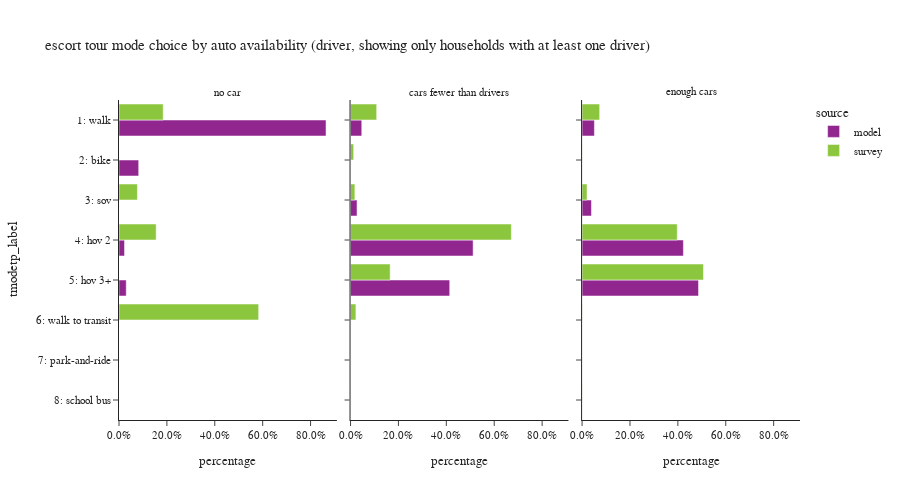

The notebook cell saved with this chart:
### Code cell
plot_mode_choice(es_tour.loc[es_tour['auto_available_driver'] != "no dirver"], "auto_available_driver",
                 {"auto_available_driver": ["no car", "cars fewer than drivers", "enough cars"],
                  "tmodetp_label": ["1: walk", "2: bike", "3: sov", "4: hov 2", "5: hov 3+", "6: walk to transit",
                                    "7: park-and-ride", "8: school bus", "9: other–survey only"]},
                 "auto availability (driver, showing only households with at least one driver)", 3, 500, 900)

### Figure 1 — Plotly figure (JSON) as saved in the notebook; plotly's stock layout.template omitted (floating-point values rounded to 4 significant figures)
{"data": [{"alignmentgroup": "True", "customdata": [[22773], [2166], [607], [795]], "hovertemplate": "source=model<br>auto_available_driver=no car<br>percentage=%{x}<br>tmodetp_label=%{y}<br>sample count=%{customdata[0]}<extra></extra>", "legendgroup": "model", "marker": {"color": "#91268F", "pattern": {"shape": ""}}, "name": "model", "offsetgroup": "model", "orientation": "h", "showlegend": true, "textposition": "auto", "type": "bar", "x": [0.8645, 0.08223, 0.02304, 0.03018], "xaxis": "x", "y": ["1: walk", "2: bike", "4: hov 2", "5: hov 3+"], "yaxis": "y"}, {"alignmentgroup": "True", "customdata": [[9365], [1], [5406], [102183], [82674]], "hovertemplate": "source=model<br>auto_available_driver=cars fewer than drivers<br>percentage=%{x}<br>tmodetp_label=%{y}<br>sample count=%{customdata[0]}<extra></extra>", "legendgroup": "model", "marker": {"color": "#91268F", "pattern": {"shape": ""}}, "name": "model", "offsetgroup": "model", "orientation": "h", "showlegend": false, "textposition": "auto", "type": "bar", "x": [0.04691, 5.009e-06, 0.02708, 0.5119, 0.4141], "xaxis": "x2", "y": ["1: walk", "2: bike", "3: sov", "4: hov 2", "5: hov 3+"], "yaxis": "y2"}, {"alignmentgroup": "True", "customdata": [[20663], [5], [15700], [169901], [195281]], "hovertemplate": "source=model<br>auto_available_driver=enough cars<br>percentage=%{x}<br>tmodetp_label=%{y}<br>sample count=%{customdata[0]}<extra></extra>", "legendgroup": "model", "marker": {"color": "#91268F", "pattern": {"shape": ""}}, "name": "model", "offsetgroup": "model", "orientation": "h", "showlegend": false, "textposition": "auto", "type": "bar", "x": [0.05146, 1.245e-05, 0.0391, 0.4231, 0.4863], "xaxis": "x3", "y": ["1: walk", "2: bike", "3: sov", "4: hov 2", "5: hov 3+"], "yaxis": "y3"}, {"alignmentgroup": "True", "customdata": [[4], [1], [1], [4]], "hovertemplate": "source=survey<br>auto_available_driver=no car<br>percentage=%{x}<br>tmodetp_label=%{y}<br>sample count=%{customdata[0]}<extra></extra>", "legendgroup": "survey", "marker": {"color": "#8CC63E", "pattern": {"shape": ""}}, "name": "survey", "offsetgroup": "survey", "orientation": "h", "showlegend": true, "textposition": "auto", "type": "bar", "x": [0.1846, 0.07694, 0.1552, 0.5832], "xaxis": "x", "y": ["1: walk", "3: sov", "4: hov 2", "6: walk to transit"], "yaxis": "y"}, {"alignmentgroup": "True", "customdata": [[39], [7], [13], [100], [55], [2], [1]], "hovertemplate": "source=survey<br>auto_available_driver=cars fewer than drivers<br>percentage=%{x}<br>tmodetp_label=%{y}<br>sample count=%{customdata[0]}<extra></extra>", "legendgroup": "survey", "marker": {"color": "#8CC63E", "pattern": {"shape": ""}}, "name": "survey", "offsetgroup": "survey", "orientation": "h", "showlegend": false, "textposition": "auto", "type": "bar", "x": [0.1091, 0.01313, 0.01814, 0.6715, 0.1654, 0.0224, 0.0002966], "xaxis": "x2", "y": ["1: walk", "2: bike", "3: sov", "4: hov 2", "5: hov 3+", "6: walk to transit", "8: school bus"], "yaxis": "y2"}, {"alignmentgroup": "True", "customdata": [[37], [4], [15], [188], [174], [4], [2]], "hovertemplate": "source=survey<br>auto_available_driver=enough cars<br>percentage=%{x}<br>tmodetp_label=%{y}<br>sample count=%{customdata[0]}<extra></extra>", "legendgroup": "survey", "marker": {"color": "#8CC63E", "pattern": {"shape": ""}}, "name": "survey", "offsetgroup": "survey", "orientation": "h", "showlegend": false, "textposition": "auto", "type": "bar", "x": [0.07336, 0.0003836, 0.02066, 0.3974, 0.5069, 0.0008038, 0.0005181], "xaxis": "x3", "y": ["1: walk", "2: bike", "3: sov", "4: hov 2", "5: hov 3+", "6: walk to transit", "8: school bus"], "yaxis": "y3"}], "layout": {"annotations": [{"font": {}, "showarrow": false, "text": "no car", "x": 0.16, "xanchor": "center", "xref": "paper", "y": 1.0, "yanchor": "bottom", "yref": "paper"}, {"font": {}, "showarrow": false, "text": "cars fewer than drivers", "x": 0.5, "xanchor": "center", "xref": "paper", "y": 1.0, "yanchor": "bottom", "yref": "paper"}, {"font": {}, "showarrow": false, "text": "enough cars", "x": 0.84, "xanchor": "center", "xref": "paper", "y": 1.0, "yanchor": "bottom", "yref": "paper"}], "barmode": "group", "height": 500, "legend": {"title": {"text": "source"}, "tracegroupgap": 0}, "title": {"text": "escort tour mode choice by auto availability (driver, showing only households with at least one driver)"}, "width": 900, "xaxis": {"anchor": "y", "domain": [0.0, 0.32], "tickformat": ".1%", "title": {"text": "percentage"}}, "xaxis2": {"anchor": "y2", "domain": [0.34, 0.66], "matches": "x", "tickformat": ".1%", "title": {"text": "percentage"}}, "xaxis3": {"anchor": "y3", "domain": [0.68, 1.0], "matches": "x", "tickformat": ".1%", "title": {"text": "percentage"}}, "yaxis": {"anchor": "x", "categoryarray": ["9: other–survey only", "8: school bus", "7: park-and-ride", "6: walk to transit", "5: hov 3+", "4: hov 2", "3: sov", "2: bike", "1: walk"], "categoryorder": "array", "domain": [0.0, 1.0], "title": {"text": "tmodetp_label"}}, "yaxis2": {"anchor": "x2", "domain": [0.0, 1.0], "matches": "y", "showticklabels": false}, "yaxis3": {"anchor": "x3", "domain": [0.0, 1.0], "matches": "y", "showticklabels": false}}}
